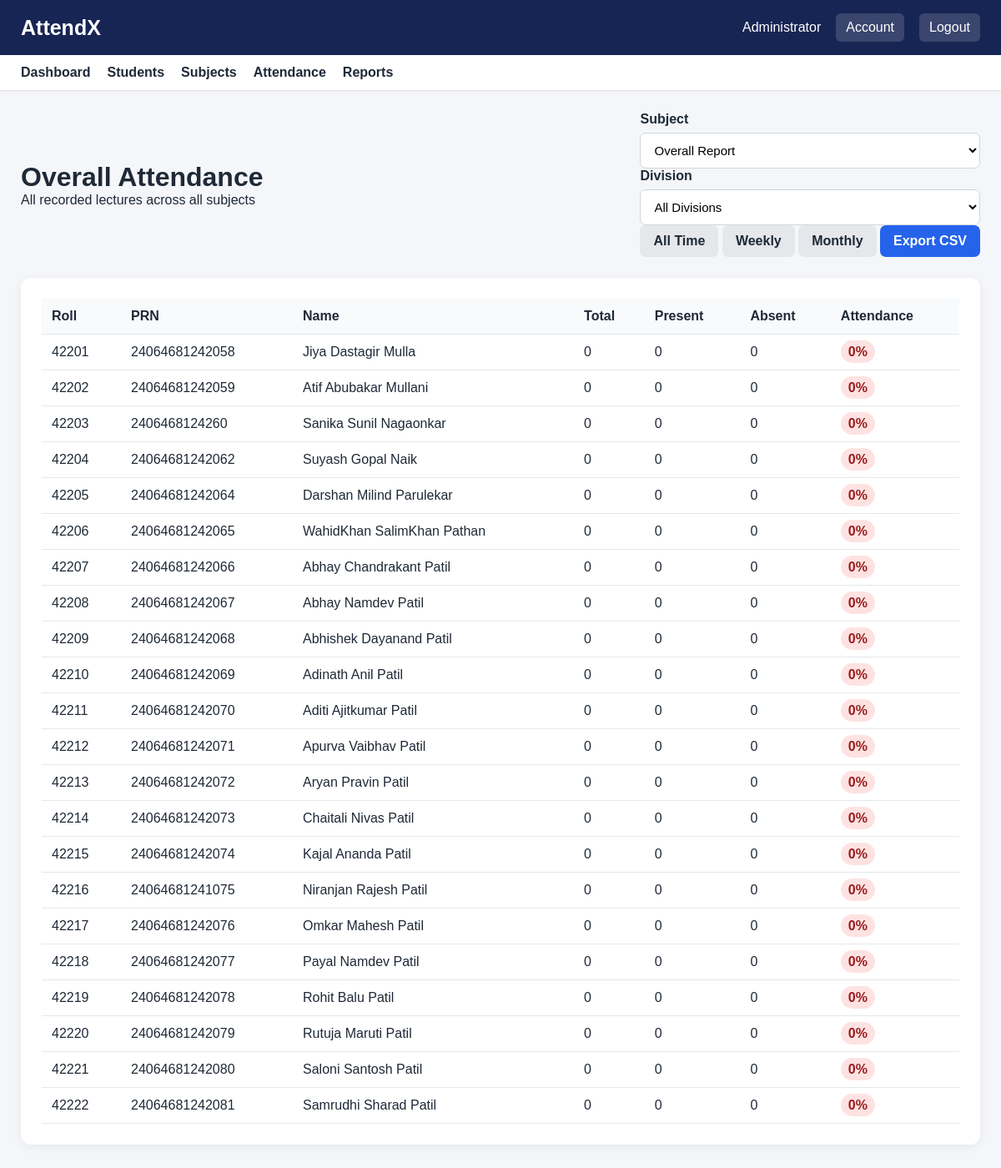
The app's page /reports (signed in) with its own data.
### tables this page shows
CREATE TABLE students (
        id INTEGER PRIMARY KEY AUTOINCREMENT,
        roll_no TEXT NOT NULL,
        prn TEXT UNIQUE NOT NULL,
        name TEXT NOT NULL,
        class_name TEXT DEFAULT '',
        division TEXT DEFAULT '',
        active INTEGER DEFAULT 1
    );

### app.py (the view)
@app.route("/reports")
@login_required
def reports():
    conn = get_db()
    subjects = conn.execute("""
        SELECT *
        FROM subjects
        ORDER BY name
    """).fetchall()
    subject_id = request.args.get("subject_id", type=int)
    division = request.args.get("division", "").strip()
    divisions = conn.execute("""
        SELECT DISTINCT division
        FROM students
        WHERE active = 1 AND TRIM(division) != ''
        ORDER BY division
    """).fetchall()
    conn.close()
    selected_subject = next(
        (subject for subject in subjects if subject["id"] == subject_id),
        None
    )
    return render_template(
        "reports.html",
        report=build_attendance_report(subject_id=subject_id, division=division),
        report_title=(
            f"{selected_subject['name']} Attendance"
            if selected_subject else "Overall Attendance"
        ),
        report_period=(
            f"All recorded lectures for {selected_subject['name']}"
            if selected_subject else "All recorded lectures across all subjects"
        ),
        subjects=subjects,
        selected_subject_id=subject_id,
        divisions=divisions,
        selected_division=division
    )

### app.py (called while the page is built)
def get_db():
    conn = sqlite3.connect(DATABASE)
    conn.row_factory = sqlite3.Row
    conn.execute("PRAGMA foreign_keys = ON")
    return conn

def login_required(f):
    @wraps(f)
    def decorated_function(*args, **kwargs):
        if "user_id" not in session:
            return redirect(url_for("login"))
        return f(*args, **kwargs)
    return decorated_function

### templates/reports.html (shortened to what this page needs)
{% extends "base.html" %}
{% block content %}
<div class="page-header">
    <div>
        <h1>{{ report_title }}</h1>
        <p>
            {{ report_period }}
        </p>
    </div>
    <div class="report-links">
        <form method="GET" action="{{ url_for('reports') }}">
            <label for="report-subject">Subject</label>
            <select id="report-subject" name="subject_id" onchange="this.form.submit()">
                <option value="">Overall Report</option>
            </select>
        </form>
        <form method="GET" action="{{ url_for('reports') }}">
            <label for="report-division">Division</label>
            <select id="report-division" name="division" onchange="this.form.submit()">
                <option value="">All Divisions</option>
            </select>
        </form>
        <a href="{{ url_for('reports', subject_id=selected_subject_id, division=selected_division) }}" class="btn">All Time</a>
        <a href="{{ url_for('period_report', period='weekly', subject_id=selected_subject_id, division=selected_division) }}" class="btn">Weekly</a>
        <a href="{{ url_for('period_report', period='monthly', subject_id=selected_subject_id, division=selected_division) }}" class="btn">Monthly</a>
        <a href="{{ url_for('export_report', subject_id=selected_subject_id, division=selected_division, period=request.view_args.get('period', '') if request.view_args else '') }}" class="btn primary">
            Export CSV
        </a>
    </div>
</div>
<div class="panel">
    <div class="table-wrapper">
        <table>
            <thead>
            <tr>
                <th>Roll</th>
                <th>PRN</th>
                <th>Name</th>
                <th>Total</th>
                <th>Present</th>
                <th>Absent</th>
                <th>Attendance</th>
            </tr>
            </thead>
            <tbody>
            {% for row in report %}
            <tr>
                <td>{{ row.roll_no }}</td>
                <td>{{ row.prn }}</td>
                <td>{{ row.name }}</td>
                <td>{{ row.total }}</td>
                <td>{{ row.present }}</td>
                <td>{{ row.absent }}</td>
                <td>
                    {% if row.percentage < 75 %}
                        <span class="badge danger-badge">
                            {{ row.percentage }}%
                        </span>
                    {% else %}
                        <span class="badge success-badge">
                            {{ row.percentage }}%
                        </span>
                    {% endif %}
                </td>
            </tr>
            {% endfor %}
            </tbody>
        </table>
    </div>
</div>
{% endblock %}

### static/style.css (style rules this page uses)
* { box-sizing: border-box; margin: 0; padding: 0; }
body { font-family: Arial, Helvetica, sans-serif; background: #f4f6f9; color: #1f2937; }
a { text-decoration: none; color: inherit; }
.panel { background: white; padding: 25px; margin-bottom: 25px; border-radius: 12px; box-shadow: 0 3px 12px rgba(0,0,0,0.06); }
label { display: block; font-weight: 600; margin-bottom: 7px; }
input, select { width: 100%; padding: 11px 12px; border: 1px solid #d1d5db; border-radius: 7px; font-size: 15px; background: white; }
.btn { border: none; background: #e5e7eb; padding: 10px 16px; border-radius: 7px; cursor: pointer; font-weight: 600; display: inline-block; }
.btn.primary { background: #2563eb; color: white; }
.table-wrapper { overflow-x: auto; }
table { width: 100%; border-collapse: collapse; }
th, td { padding: 12px; border-bottom: 1px solid #e5e7eb; text-align: left; }
th { background: #f8fafc; }
.badge { padding: 5px 9px; border-radius: 20px; font-weight: bold; }
.danger-badge { background: #fee2e2; color: #991b1b; }
.page-header { display: flex; justify-content: space-between; align-items: center; margin-bottom: 25px; }

### records on screen
students: roll_no "42201", prn "24064681242058", name "Jiya Dastagir Mulla", total "0", present "0", absent "0", percentage "0"
students: roll_no "42202", prn "24064681242059", name "Atif Abubakar Mullani", total "0", present "0", absent "0", percentage "0"
students: roll_no "42203", prn "2406468124260", name "Sanika Sunil Nagaonkar", total "0", present "0", absent "0", percentage "0"
students: roll_no "42204", prn "24064681242062", name "Suyash Gopal Naik", total "0", present "0", absent "0", percentage "0"
students: roll_no "42205", prn "24064681242064", name "Darshan Milind Parulekar", total "0", present "0", absent "0", percentage "0"
students: roll_no "42206", prn "24064681242065", name "WahidKhan SalimKhan Pathan", total "0", present "0", absent "0", percentage "0"
students: roll_no "42207", prn "24064681242066", name "Abhay Chandrakant Patil", total "0", present "0", absent "0", percentage "0"
students: roll_no "42208", prn "24064681242067", name "Abhay Namdev Patil", total "0", present "0", absent "0", percentage "0"
students: roll_no "42209", prn "24064681242068", name "Abhishek Dayanand Patil", total "0", present "0", absent "0", percentage "0"
students: roll_no "42210", prn "24064681242069", name "Adinath Anil Patil", total "0", present "0", absent "0", percentage "0"
students: roll_no "42211", prn "24064681242070", name "Aditi Ajitkumar Patil", total "0", present "0", absent "0", percentage "0"
students: roll_no "42212", prn "24064681242071", name "Apurva Vaibhav Patil", total "0", present "0", absent "0", percentage "0"
students: roll_no "42213", prn "24064681242072", name "Aryan Pravin Patil", total "0", present "0", absent "0", percentage "0"
students: roll_no "42214", prn "24064681242073", name "Chaitali Nivas Patil", total "0", present "0", absent "0", percentage "0"
students: roll_no "42215", prn "24064681242074", name "Kajal Ananda Patil", total "0", present "0", absent "0", percentage "0"
students: roll_no "42216", prn "24064681241075", name "Niranjan Rajesh Patil", total "0", present "0", absent "0", percentage "0"
students: roll_no "42217", prn "24064681242076", name "Omkar Mahesh Patil", total "0", present "0", absent "0", percentage "0"
students: roll_no "42218", prn "24064681242077", name "Payal Namdev Patil", total "0", present "0", absent "0", percentage "0"
students: roll_no "42219", prn "24064681242078", name "Rohit Balu Patil", total "0", present "0", absent "0", percentage "0"
students: roll_no "42220", prn "24064681242079", name "Rutuja Maruti Patil", total "0", present "0", absent "0", percentage "0"
students: roll_no "42221", prn "24064681242080", name "Saloni Santosh Patil", total "0", present "0", absent "0", percentage "0"
students: roll_no "42222", prn "24064681242081", name "Samrudhi Sharad Patil", total "0", present "0", absent "0", percentage "0"

### other values on screen
{{ session.get('full_name') }} "Administrator"
{{ report_title }} "Overall Attendance"
{{ report_period }} "All recorded lectures across all subjects"
